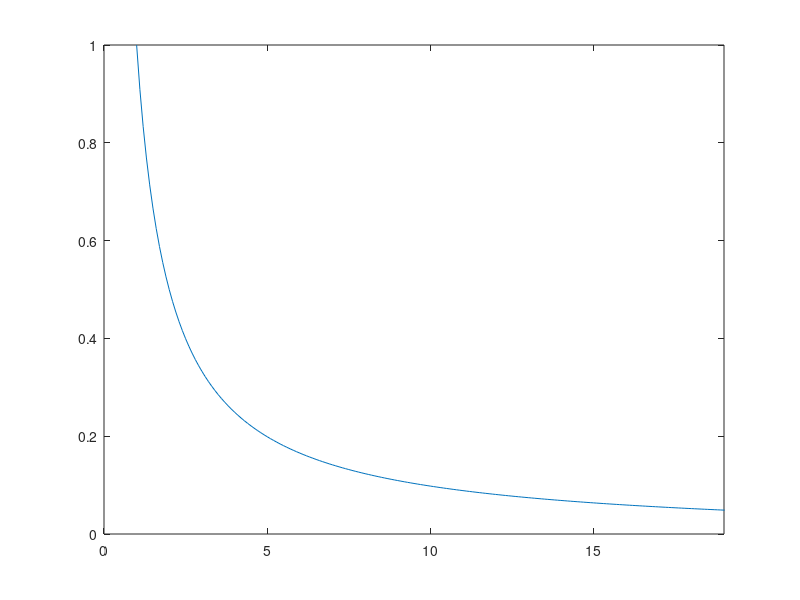

Write MATLAB code to recreate this figure.
%TC_selfsim.m


%%inputs
r0 = 100;    %*rmax
Ck=1;
Cd=1;


%%initialize radius array
r = 1:.1:r0;

%%calculate fraction of angular momentum lost from r0 to rmax (from RE11)
chi = (.5*Ck/Cd)^(1/(2-Ck/Cd));

V = (1-(1/chi)*(r/r0).^2)./r;

figure(4)
plot(r,V)
axis([0 19 0 1])